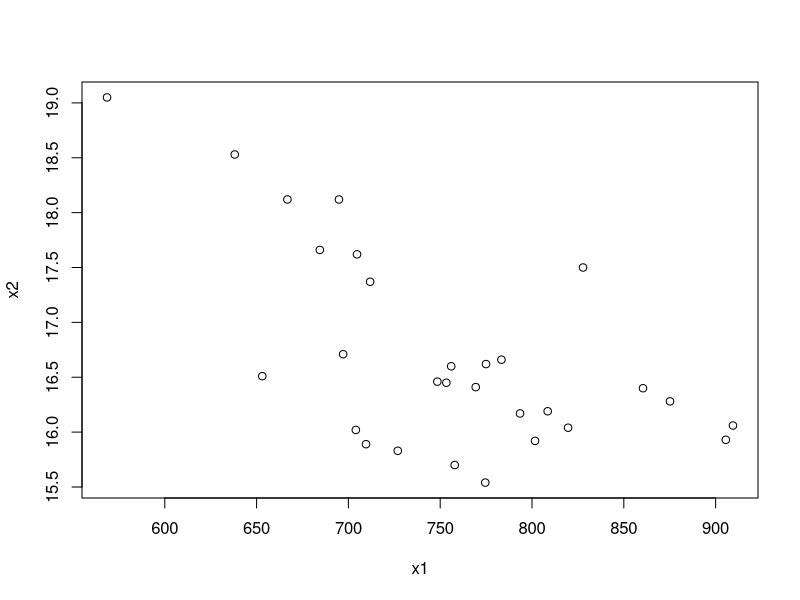
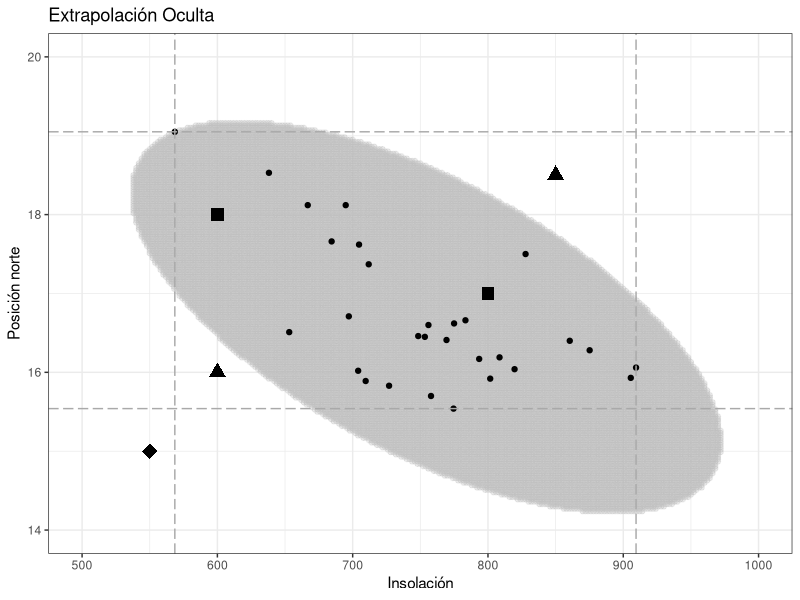

Write the R code that produced these figures, in order.
# Master TECI
# Técnicas de regresión y predicción
# Práctica 1: extrapolación oculta

# Importamos las librarías necesarias
library("ggplot2")

# Datas las siguientes muestras de las variables regresoras
x1 <- c(783.35, 748.45, 684.45, 827.80, 860.45, 875.15, 909.45, 905.55, 756.00, 769.35, 793.50, 801.65, 819.65, 808.55, 774.95, 711.85, 694.85, 638.10, 774.55, 757.90, 753.35,704.70, 666.80, 568.55, 653.10, 704.05, 709.60, 726.90, 697.15)
x2 <- c(16.66, 16.46, 17.66, 17.50, 16.40, 16.28, 16.06, 15.93, 16.60, 16.41, 16.17, 15.92, 16.04, 16.19, 16.62, 17.37, 18.12, 18.53, 15.54, 15.70, 16.45, 17.62, 18.12, 19.05, 16.51, 16.02, 15.89, 15.83, 16.71)
#x2 <- c(13.20, 14.11, 15.68, 10.53, 11.00, 11.31, 11.96, 12.58, 10.66, 10.85, 11.41, 11.91, 12.85, 13.58, 14.21, 15.56, 15.83, 16.41, 13.10, 13.63, 14.51, 15.38, 16.10, 16.73, 10.58, 11.28, 11.91, 12.65, 14.06)
y <- c(271.8, 264.0, 238.8, 230.7, 251.6, 257.9, 263.9, 266.5, 229.1, 239.3, 258.0, 257.6, 267.3, 267.0, 259.6, 240.4, 227.2, 196.0, 278.7, 272.3, 267.4, 254.5, 224.7, 181.5, 227.5, 253.6, 263.0, 265.8, 263.8)


# Dibujamos los puntos de las variables regresoras
plot(x1, x2)

# Construimos la matriz X de regresores
x0 <- rep(1, 29)
x <- cbind(x0, x1, x2)

# Construimos la matriz proyección
xt <- t(x)
P <- x %*% solve(xt %*% x) %*% xt

# Calculamos los residuos, su suma de cuadrados y su media 
I <- diag(length(y))
e <- (I - P) %*% y
SSRes <- t(e) %*% e
MSRes <- SSRes / (29 - 3)
# Obtenemos el punto más lejano del contorno de la variable regresora
# que es el maximo de la diagonal de la matriz H = X * (X' * X)^-1 * X
hmax <- max(diag(x %*% solve(xt %*% x) %*% xt))
print(paste("Máxima distancia: ", hmax))

# Obtenemos los puntos del contorno de la variable reqresora
# que deben cumplir h00 = x' * (X' * X)^-1 * x < hmax
x1min <- 500; x1max <- 1000 
x2min <- 14; x2max <- 20
contornox <- c()
contornoy <- c()
for (i in seq(from = x1min, to = x1max, by = 2)) {
  for (j in seq(from =x2min, to = x2max, by = 0.03)) {
    p <- c(1, i, j)
    d = t(p) %*% solve(t(x) %*% x) %*% p
    if (d < hmax) {
      contornox <- c(contornox, i)
      contornoy <- c(contornoy, j)
    }
  }
}

# Calculamos estimadores para la interpolación, extrapolación y extrapolación oculta
B <- solve(xt %*% x) %*% xt %*% y

# Interpolación
pix <- c(800, 600)
piy <- c(17, 18)
puntosInterpolacion <- data.frame(pix, piy, c = 7)
pi1 <- c(1, pix[1], piy[1])
yi1 <- pi1 %*% B
pi2 <- c(1, pix[2], piy[2])
yi2 <- pi2 %*% B

# Extrapolación
pex <- c(550)
pey <- c(15)
puntosExtrapolacion <- data.frame(pex, pey, c = 1)
pe1 <- c(1, pex[1], pey[1])
ye1 <- pe1 %*% B

# Extrapolación oculta
peox <- c(600, 850)
peoy <- c(16, 18.5)
puntosExtrapolacionOculta <- data.frame(peox, peoy, c = 0)
peo1 <- c(1, peox[1], peoy[1])
yeo1 <- peo1 %*% B
peo2 <- c(1, peox[2], peoy[2])
yeo2 <- peo2 %*% B

contorno <- data.frame(contornox, contornoy)
puntosOriginales <- data.frame(x1, x2, c = 3)
g <- ggplot(contorno, aes(contornox, contornoy)) +
  geom_point(colour = "grey", alpha = 0.3) +
  geom_point(data = puntosOriginales, aes(x1, x2), colour = "black") +
  geom_point(data = puntosInterpolacion, aes(pix, piy), colour = "black", size = 4, shape = 15) +
  geom_point(data = puntosExtrapolacion, aes(pex, pey), colour = "black", size = 5, shape = 18) +
  geom_point(data = puntosExtrapolacionOculta, aes(peox, peoy), colour = "black", size = 4, shape = 17) +
  xlim(x1min, x1max) + ylim(x2min, x2max) +
  geom_vline(xintercept = min(x1), linetype = "longdash", colour = "dark grey") +
  geom_vline(xintercept = max(x1), linetype = "longdash", colour = "dark grey") +
  geom_hline(yintercept = min(x2), linetype = "longdash", colour = "dark grey") +
  geom_hline(yintercept = max(x2), linetype = "longdash", colour = "dark grey") +
  xlab("Insolación") + ylab("Posición norte") +
  ggtitle("Extrapolación Oculta") +
  theme_bw()
print(g)

